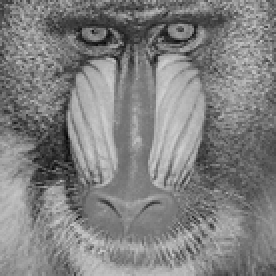
%> input picture mandril_gray.tif, 138 x 138 px, shrunk from 512 x 512 before the run (shown 2 times larger)
$ octave test.m   (GNU Octave 9; MATLAB toolbox functions it lacks are replaced by stand-ins)
%> lines starting %> are read from the running program, lines starting %| are printed output that depends on the picture
### myimhist.m
function hist = myimhist(image)
    [x,y] = size(image);
    graylevel = 1 : 256;
    count = 0;
    for i = 1 : 256
        for j = 1 : x
            for k = 1 : y
                if image(j, k) == i-1
                    count = count + 1;
                end
            end
        end
        graylevel(i) = count;
        count = 0;
    end
    n = 0 : 255;
    hist = bar(n, graylevel);
end

### histSpec.m
function fig = histSpec(p,q)
    Inverse = zeros(256,1,'uint8');
    hist1 = myimhist(p).YData;
    hist2 = myimhist(q).YData;
    cdf1 = cumSumFunc(transpose(hist1)) / numel(p);
    cdf2 = cumSumFunc(transpose(hist2)) / numel(q);

    for i = 1 : 256
        [~,idx] = min(abs(cdf1(i) - cdf2));
        Inverse(i) = idx-1;
    end

    [H, W] = size(p);
    fig=zeros(H,W,'uint8');

    for x = 1: H
        for y = 1:W
            fig(x,y) =Inverse(double(p(x,y))+1);
        end
    end
%     d=cat(3,plot);
%     nexttile
%     imshow(d);
end

### test.m
clear;
p = imread("mandril_gray.tif");
%> p is the input picture: size 138x138 uint8; min 3, max 208, mean 128.5
q = imread("Kota.tif");
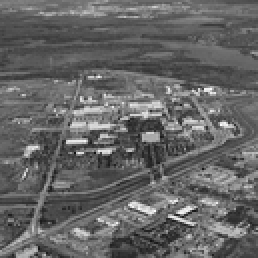
%> input picture Kota.tif, 129 x 129 px, shrunk from 480 x 480 before the run (shown 2 times larger)
%> q is the input picture: size 129x129 uint8; min 15, max 253, mean 101.2
x = imread("Strawberry.tif");
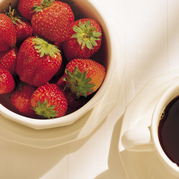
%> input picture Strawberry.tif, 179 x 179 px, shrunk from 666 x 666 before the run
%> x is the input picture: size 179x179x3 uint8; mean R, G, B 186.3, 145.9, 126.5
y = imread("Larutan.tif");
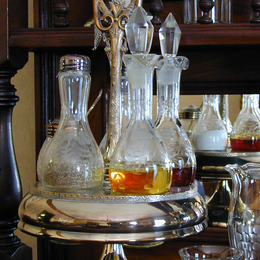
%> input picture Larutan.tif, 260 x 260 px, shrunk from 968 x 968 before the run
%> y is the input picture: size 260x260x3 uint8; mean R, G, B 91.8, 84.8, 76.7
% [18 lines of commented-out code are left out]
r1=x(:,:,1);
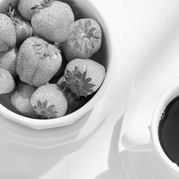
%> r1: size 179x179 uint8; min 0, max 255, mean 186.3
g1=x(:,:,2);
b1=x(:,:,3);
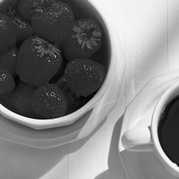
%> b1: size 179x179 uint8; min 0, max 254, mean 126.5
r2=y(:,:,1);
g2=y(:,:,2);
b2=y(:,:,3);
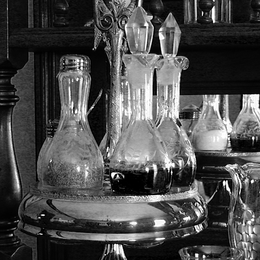
%> b2: size 260x260 uint8; min 0, max 255, mean 76.7
a=histSpec(r1,r2);
%> after the loop in myimhist, `for i = 1 : 256`: graylevel = 256 values, max 793 at index 204, min 2 at index 2, mean 125.2
%> in myimhist, `hist = bar(n, graylevel);`:
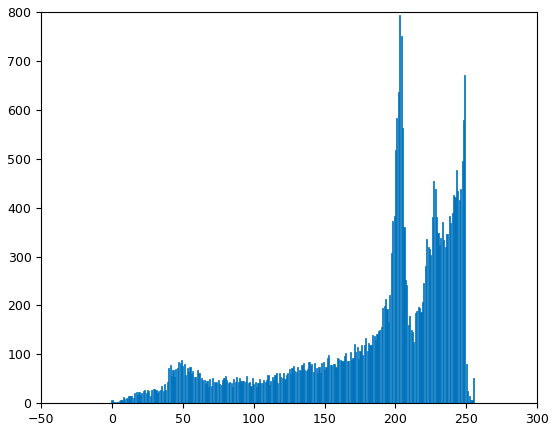
%> figure redrawn from the program's plot data; tallest bar 793 high, from x = 202.6 to 203.4
%> the run ends on the next line
